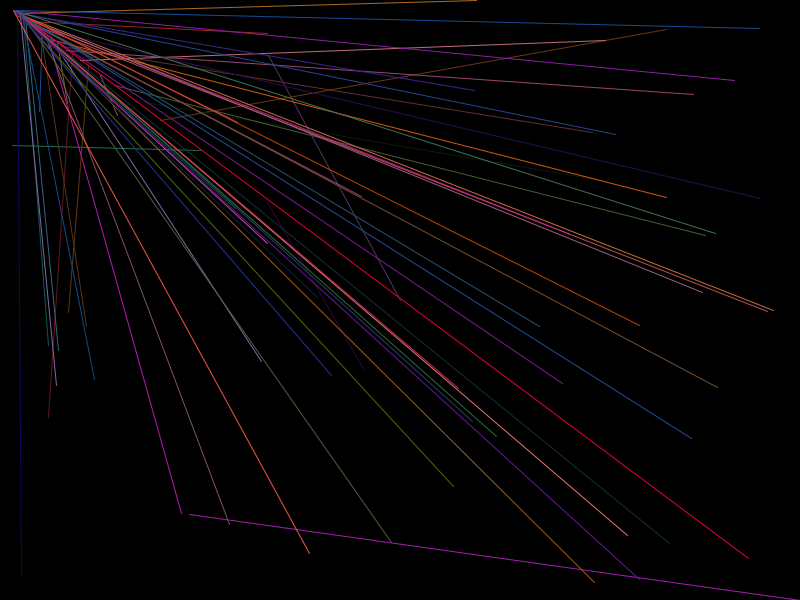
Frame 1 (no input)
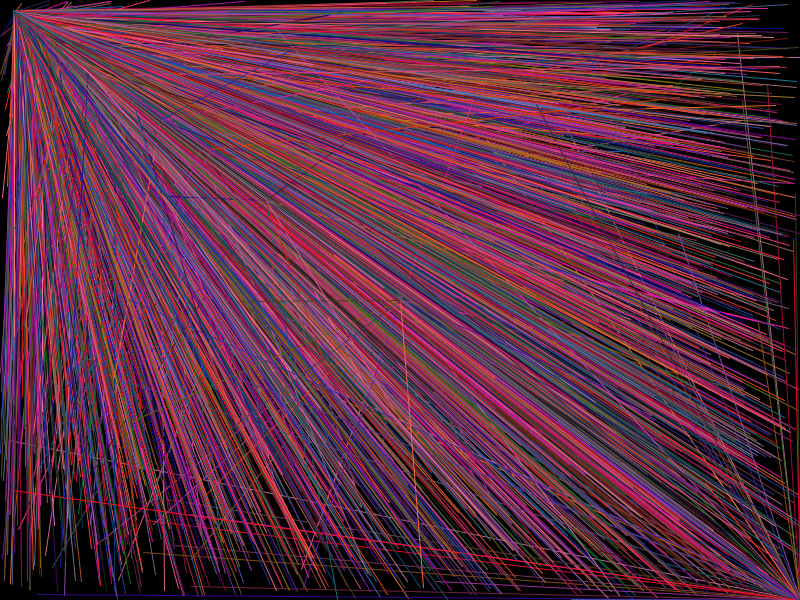
Frame 60 (the mouse pressed at the canvas centre just before this capture)
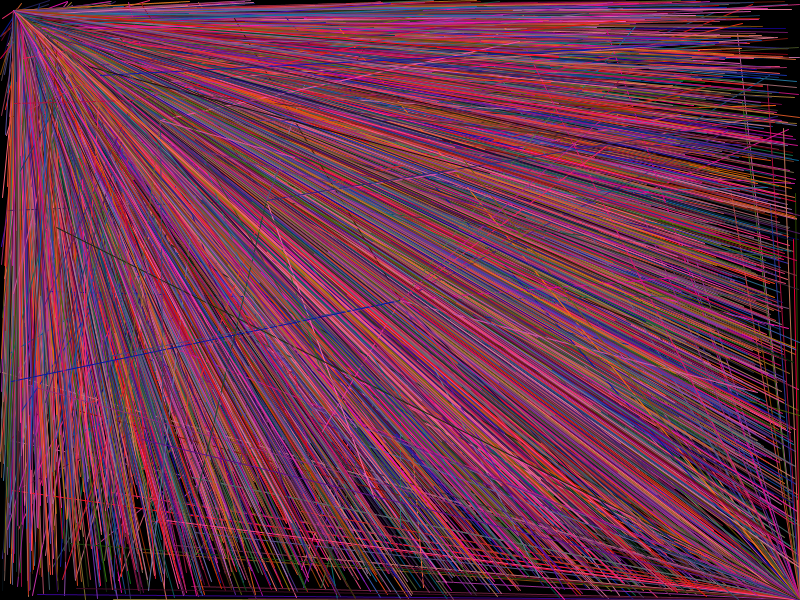
Frame 120 (the mouse held since frame 60 and released just before this capture)

The Processing sketch that drew these frames (run headless with seeded random() and noise(); from frame 60 on, the mouse is pressed at the canvas centre):

// Processing sketch: LaserRand
// ── LaserRand.pde
void setup() {
  size(800, 600);
  //frameRate(2);
  background(0);
}

void draw()
{
  for (int i=1; i<=60; i++) {
    stroke(random(255), random(120), random(180));
    line(width/i, height/i, random(width), random(height));
  }
}
